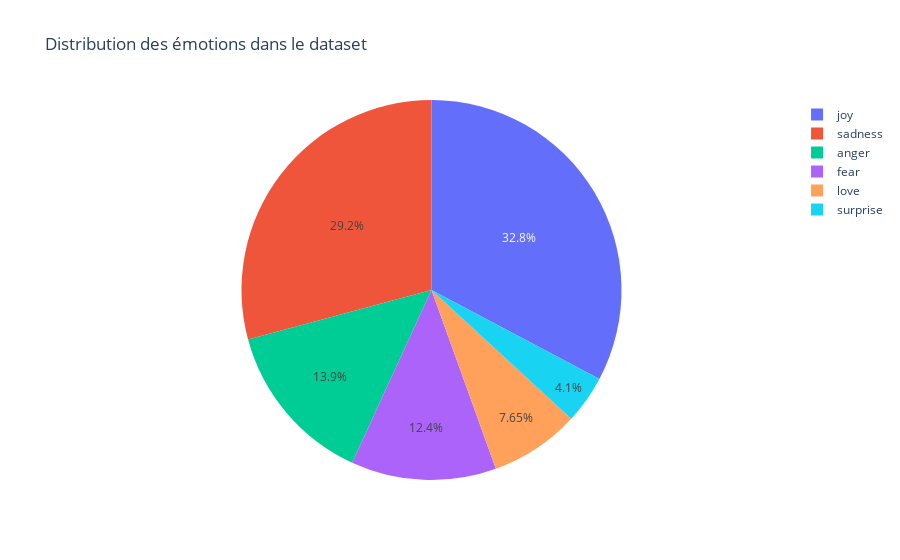

Notebook code cell kept with this figure:
### Markdown cell above
#### Piechart

### Code cell
fig = px.pie(S, values=S.values, names=S.index, title='Distribution des émotions dans le dataset')
fig.show()

### Figure 1 — Plotly figure (JSON) as saved in the notebook; plotly's stock layout.template omitted (floating-point values rounded to 4 significant figures)
{"data": [{"domain": {"x": [0, 1], "y": [0, 1]}, "hovertemplate": "index=%{label}<br>value=%{value}<extra></extra>", "labels": ["joy", "sadness", "anger", "fear", "love", "surprise"], "legendgroup": "", "name": "", "showlegend": true, "type": "pie", "values": [7029, 6265, 2993, 2652, 1641, 879]}], "layout": {"legend": {"tracegroupgap": 0}, "title": {"text": "Distribution des émotions dans le dataset"}}}
